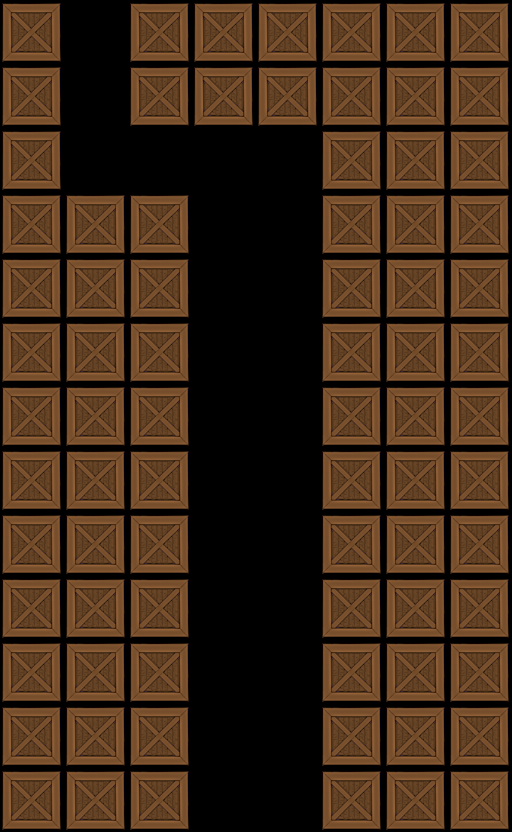

A level layout from a 2D game, rendered from its tile map. Below: a short description, then the map file with tile-grid data replaced by summaries:
An orthogonal 8x13 tile map with 64x64 px tiles, 1 tile layer (Tile Layer 1).

<map version="1.0" orientation="orthogonal" width="8" height="13" tilewidth="64" tileheight="64">
 <tileset firstgid="1" name="crate" tilewidth="64" tileheight="64">
  <image source="../crate.png" width="64" height="64" />
 </tileset>
 <layer name="Tile Layer 1" width="8" height="13">
  <data>[104 cells, 78 non-empty, 1 distinct tile ids]</data>
 </layer>
</map>
